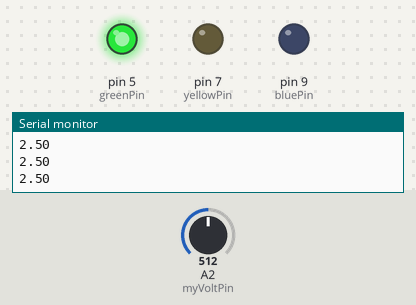
The sketch below on a simulated Arduino Uno, built with avr-gcc and run on an emulated ATmega328P. Shown: output pins drawn as LEDs (lit = HIGH), the last lines printed to the serial monitor. The test bench sets the inputs (shaded band); at power-on: A2 (myVoltPin) = 512.

Above: at 1.2 s.
1.3 s: A2 (myVoltPin) set to 425
2.8 s: A2 (myVoltPin) set to 395
At 4.2 s:
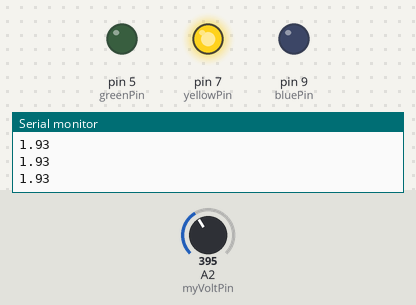
4.5 s: A2 (myVoltPin) set to 900
At 5.5 s:
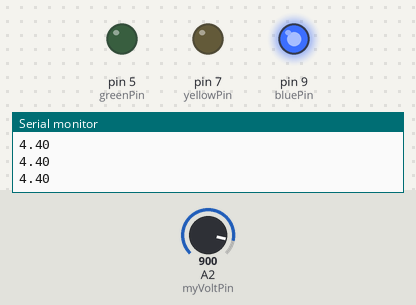
6.0 s: A2 (myVoltPin) set to 837
7.5 s: A2 (myVoltPin) set to 803
At 8.0 s:
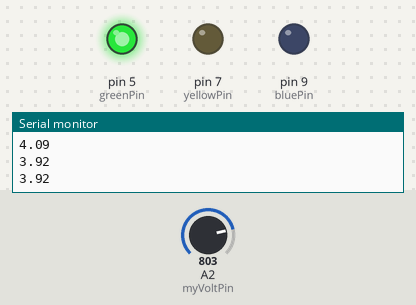
9.0 s: A2 (myVoltPin) set to 1023
At 10.5 s:
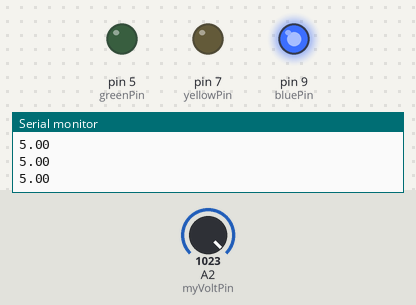
Timing chart, 0 to 11.5 s (numbered marks = the images above; inputs shaded):
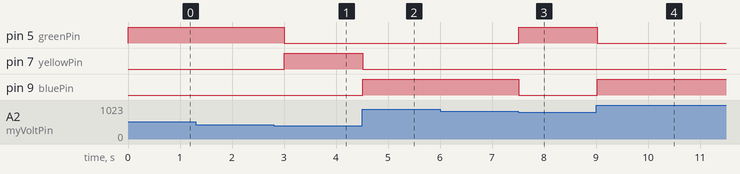

The sketch:

AnalogReadPotentiometer.ino
```cpp
int myVoltPin=A2;
int readVal;
float V2;
int delayTime=250;
int bluePin=9;
int yellowPin=7;
int greenPin=5;
int danger=4;


void setup() {
  // put your setup code here, to run once:

Serial.begin(9600);
pinMode(myVoltPin, INPUT);
pinMode(bluePin, OUTPUT);
pinMode(yellowPin, OUTPUT);
pinMode(greenPin, OUTPUT);
}

void loop() {
  // put your main code here, to run repeatedly:
readVal=analogRead(myVoltPin);
V2 = (5./1023.)*readVal;
Serial.println(V2);
if (V2>4) {
  digitalWrite(bluePin, HIGH);
}
if (V2<4) {
  digitalWrite(bluePin, LOW);
}
if (V2>2 && V2<4) {
  digitalWrite(greenPin, HIGH);
}
if (V2<2 || V2>4) {
  digitalWrite(greenPin, LOW);
}
if (V2<2) {
  digitalWrite(yellowPin, HIGH);
}
if (V2>2              ) {
  digitalWrite(yellowPin, LOW);
}

delay(delayTime);

}
```

Measured:
- the behaviour switches between 410 and 409 on A2 (myVoltPin) (found by bisection; images 0 and 1)
- the behaviour switches between 819 and 818 on A2 (myVoltPin) (found by bisection; images 2 and 3)
- after the input at 2.8 s, pin 5 (greenPin): HIGH → LOW after 0.21 s; pin 7 (yellowPin): LOW → HIGH after 0.21 s
- after the input at 4.5 s, pin 7 (yellowPin): HIGH → LOW at once; pin 9 (bluePin): LOW → HIGH at once
- after the input at 7.5 s, pin 5 (greenPin): LOW → HIGH at once; pin 9 (bluePin): HIGH → LOW at once
- after the input at 9.0 s, pin 5 (greenPin): HIGH → LOW at once; pin 9 (bluePin): LOW → HIGH at once
